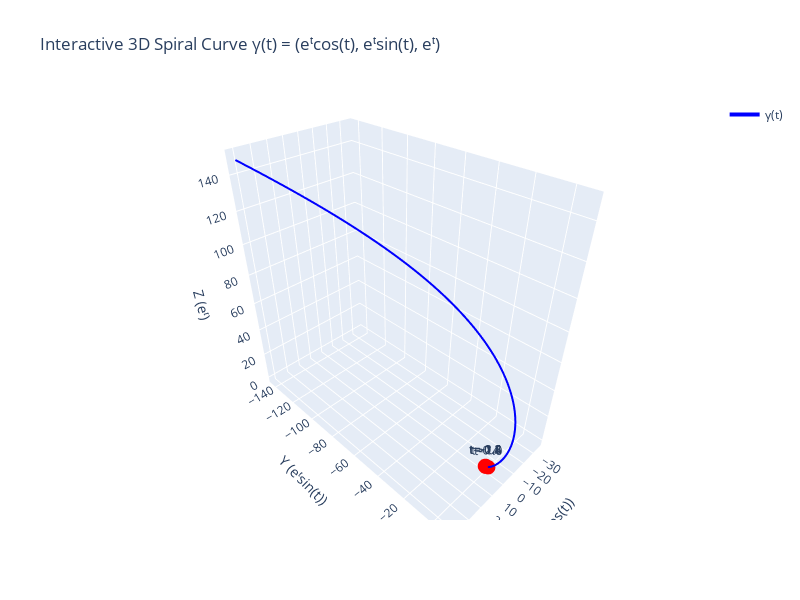

Notebook code cell kept with this figure:
### Markdown cell above
# Aufgabe 6

Nun visualisieren wir noch zum abschluss folgende Kurve

\begin{align*}
\gamma :\mathbb{R} &\to \mathbb{R}^3 \\
t \mapsto \begin{pmatrix}
e^t cos(t) \\
e^t sin(t) \\
e^t
\end{pmatrix}
\end{align*}

### Code cell
import numpy as np
import matplotlib.pyplot as plt
from mpl_toolkits.mplot3d import Axes3D

# Define the curve
def gamma(t):
    x = np.exp(t) * np.cos(t)
    y = np.exp(t) * np.sin(t)
    z = np.exp(t)
    return x, y, z

# Create parameter values
t_values = np.linspace(0, 5, 1000)  # Adjust range as needed
x, y, z = gamma(t_values)

# Create Plotly figure
fig = go.Figure(data=[go.Scatter3d(
    x=x,
    y=y,
    z=z,
    mode='lines',
    line=dict(width=4, color='blue'),
    name='γ(t)'
)])

# Add markers
for t in np.linspace(-2, 1, 6):
    x_p, y_p, z_p = gamma(t)
    fig.add_trace(go.Scatter3d(
        x=[x_p],
        y=[y_p],
        z=[z_p],
        mode='markers+text',
        marker=dict(size=5, color='red'),
        text=[f't={t:.1f}'],
        textposition="top center",
        showlegend=False
    ))

# Update layout
fig.update_layout(
    title='Interactive 3D Spiral Curve γ(t) = (eᵗcos(t), eᵗsin(t), eᵗ)',
    scene=dict(
        xaxis_title='X (eᵗcos(t))',
        yaxis_title='Y (eᵗsin(t))',
        zaxis_title='Z (eᵗ)',
    ),
    width=800,
    height=600
)

fig.show()

### Figure 1 — Plotly figure (JSON) as saved in the notebook; plotly's stock layout.template omitted (floating-point values rounded to 4 significant figures; data arrays with more than 128 entries replaced by an {"elided": "..."} marker saying what was removed)
{"data": [{"line": {"color": "blue", "width": 4}, "mode": "lines", "name": "γ(t)", "type": "scatter3d", "x": {"elided": "1000 float values"}, "y": {"elided": "1000 float values"}, "z": {"elided": "1000 float values"}}, {"marker": {"color": "red", "size": 5}, "mode": "markers+text", "showlegend": false, "text": ["t=-2.0"], "textposition": "top center", "type": "scatter3d", "x": [-0.05632], "y": [-0.1231], "z": [0.1353]}, {"marker": {"color": "red", "size": 5}, "mode": "markers+text", "showlegend": false, "text": ["t=-1.4"], "textposition": "top center", "type": "scatter3d", "x": [0.04191], "y": [-0.243], "z": [0.2466]}, {"marker": {"color": "red", "size": 5}, "mode": "markers+text", "showlegend": false, "text": ["t=-0.8"], "textposition": "top center", "type": "scatter3d", "x": [0.3131], "y": [-0.3223], "z": [0.4493]}, {"marker": {"color": "red", "size": 5}, "mode": "markers+text", "showlegend": false, "text": ["t=-0.2"], "textposition": "top center", "type": "scatter3d", "x": [0.8024], "y": [-0.1627], "z": [0.8187]}, {"marker": {"color": "red", "size": 5}, "mode": "markers+text", "showlegend": false, "text": ["t=0.4"], "textposition": "top center", "type": "scatter3d", "x": [1.374], "y": [0.5809], "z": [1.492]}, {"marker": {"color": "red", "size": 5}, "mode": "markers+text", "showlegend": false, "text": ["t=1.0"], "textposition": "top center", "type": "scatter3d", "x": [1.469], "y": [2.287], "z": [2.718]}], "layout": {"height": 600, "scene": {"xaxis": {"title": {"text": "X (eᵗcos(t))"}}, "yaxis": {"title": {"text": "Y (eᵗsin(t))"}}, "zaxis": {"title": {"text": "Z (eᵗ)"}}}, "title": {"text": "Interactive 3D Spiral Curve γ(t) = (eᵗcos(t), eᵗsin(t), eᵗ)"}, "width": 800}}
